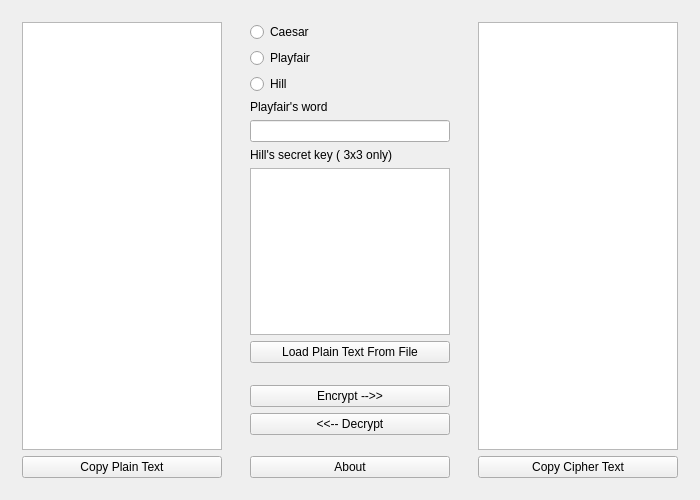
<?xml version="1.0" encoding="UTF-8"?>
<ui version="4.0">
 <class>Widget</class>
 <widget class="QWidget" name="Widget">
  <property name="windowModality">
   <enum>Qt::ApplicationModal</enum>
  </property>
  <property name="geometry">
   <rect>
    <x>0</x>
    <y>0</y>
    <width>700</width>
    <height>500</height>
   </rect>
  </property>
  <property name="minimumSize">
   <size>
    <width>700</width>
    <height>500</height>
   </size>
  </property>
  <property name="windowTitle">
   <string>Cipher @ypingcn</string>
  </property>
  <layout class="QGridLayout" name="gridLayout">
   <item row="0" column="0">
    <layout class="QHBoxLayout" name="horizontalLayout">
     <item>
      <widget class="QWidget" name="PlainTextWidget" native="true">
       <layout class="QVBoxLayout" name="verticalLayout_2">
        <item>
         <widget class="QTextEdit" name="edtPlainText"/>
        </item>
        <item>
         <widget class="QPushButton" name="btnCopyPlainText">
          <property name="layoutDirection">
           <enum>Qt::LeftToRight</enum>
          </property>
          <property name="text">
           <string>Copy Plain Text</string>
          </property>
         </widget>
        </item>
       </layout>
      </widget>
     </item>
     <item>
      <widget class="QWidget" name="ToolsWidget" native="true">
       <layout class="QVBoxLayout" name="verticalLayout_3">
        <item>
         <widget class="QRadioButton" name="rbtnCaesar">
          <property name="text">
           <string>Caesar</string>
          </property>
         </widget>
        </item>
        <item>
         <widget class="QRadioButton" name="rbtnPlayfair">
          <property name="text">
           <string>Playfair</string>
          </property>
         </widget>
        </item>
        <item>
         <widget class="QRadioButton" name="rbtnHill">
          <property name="text">
           <string>Hill</string>
          </property>
         </widget>
        </item>
        <item>
         <widget class="QLabel" name="labPlayfair">
          <property name="text">
           <string>Playfair's word</string>
          </property>
         </widget>
        </item>
        <item>
         <widget class="QLineEdit" name="edtPlayfair">
          <property name="text">
           <string/>
          </property>
         </widget>
        </item>
        <item>
         <widget class="QLabel" name="labHill">
          <property name="text">
           <string>Hill's secret key ( 3x3 only)</string>
          </property>
         </widget>
        </item>
        <item>
         <widget class="QTextEdit" name="edtHill"/>
        </item>
        <item>
         <widget class="QPushButton" name="btnLoadFile">
          <property name="text">
           <string>Load Plain Text From File</string>
          </property>
         </widget>
        </item>
        <item>
         <spacer name="verticalSpacer_1">
          <property name="orientation">
           <enum>Qt::Vertical</enum>
          </property>
          <property name="sizeHint" stdset="0">
           <size>
            <width>20</width>
            <height>40</height>
           </size>
          </property>
         </spacer>
        </item>
        <item>
         <widget class="QPushButton" name="btnEncrypt">
          <property name="text">
           <string>Encrypt --&gt;&gt;</string>
          </property>
         </widget>
        </item>
        <item>
         <widget class="QPushButton" name="btnDecrypt">
          <property name="text">
           <string>&lt;&lt;-- Decrypt</string>
          </property>
         </widget>
        </item>
        <item>
         <spacer name="verticalSpacer_2">
          <property name="orientation">
           <enum>Qt::Vertical</enum>
          </property>
          <property name="sizeHint" stdset="0">
           <size>
            <width>20</width>
            <height>40</height>
           </size>
          </property>
         </spacer>
        </item>
        <item>
         <widget class="QPushButton" name="btnAbout">
          <property name="text">
           <string>About</string>
          </property>
         </widget>
        </item>
       </layout>
      </widget>
     </item>
     <item>
      <widget class="QWidget" name="CipherTextWidget" native="true">
       <layout class="QVBoxLayout" name="verticalLayout">
        <item>
         <widget class="QTextEdit" name="edtCipherText"/>
        </item>
        <item>
         <widget class="QPushButton" name="btnCopyCipherText">
          <property name="text">
           <string>Copy Cipher Text</string>
          </property>
         </widget>
        </item>
       </layout>
      </widget>
     </item>
    </layout>
   </item>
  </layout>
 </widget>
 <layoutdefault spacing="6" margin="11"/>
 <resources/>
 <connections/>
</ui>
